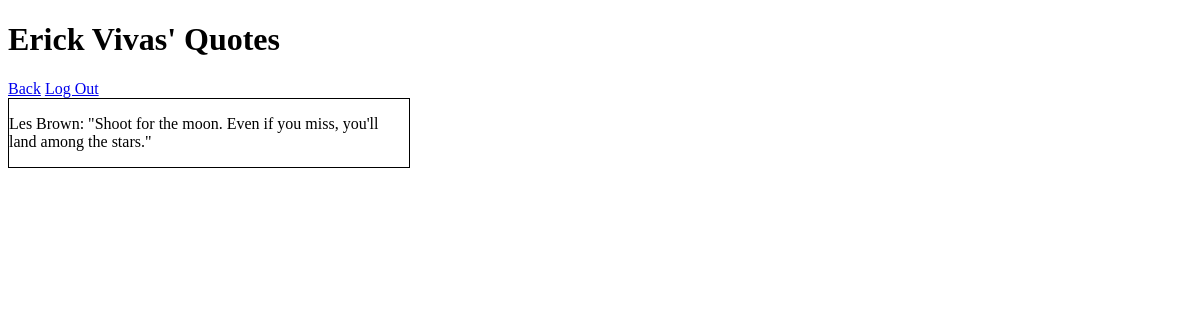
/quotes/user/1, run on the app's committed database.
### l_r_app/models.py (models this page shows)
class User(models.Model):
    first_name = models.CharField(max_length=45)
    last_name = models.CharField(max_length=45)
    email = models.EmailField(unique=True)
    password = models.CharField(max_length=255)
    created_at = models.DateTimeField(auto_now_add=True)
    updated_at = models.DateTimeField(auto_now_add=True)
    objects = UserManager()

class Quotes(models.Model):
    author = models.CharField(max_length=45)
    quote = models.TextField()
    liked_by = models.ManyToManyField(User, related_name="liked_quotes")
    posted_by = models.ForeignKey(User, related_name="posted", on_delete=models.CASCADE)
    created_at = models.DateTimeField(auto_now_add=True)
    updated_at = models.DateTimeField(auto_now_add=True)
    objects = QuotesManager()

### exam_app/views.py (the view)
# urls.py: path('user/<int:val>', views.userDashboard),
def userDashboard(request, val):
    context = {
        'name': User.objects.get(id=val),
        'quotes_db': Quotes.objects.filter(posted_by=val)
    }
    return render(request,'userdashboard.html', context)

### exam_app/templates/userdashboard.html (shortened to what this page needs)
<!DOCTYPE html>
<html lang="en">
<head>
    {% load static %}
    <link rel="stylesheet" href="{% static 'css/styles.css' %}">
</head>
<body>
    <h1>{{name.first_name}} {{name.last_name}}' Quotes</h1>
    <a href="/quotes">Back</a>
    <a class="menu" href="/logout">Log Out</a>
    {% for quote in quotes_db %}
        <div class="quoteContainer">
            <p>{{quote.author}}: "{{quote.quote}}"</p>
        </div>
    {% endfor %}
</body>
</html>

### l_r_app/static/css/styles.css (style rules this page uses)
div { width: 400px; display: inline-block; vertical-align: top; }
.menu { display: inline; }
.quoteContainer { display: block; border: 1px solid black; }

### data on the page
User: first_name "Erick", last_name "Vivas"
Quotes: author "Les Brown", quote "Shoot for the moon. Even if you miss, you'll land among the stars."
